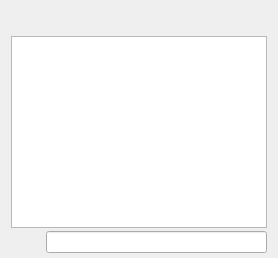
					<widget class="QWidget" name="tab_console">
						<attribute name="title">
							<string>&amp;Console</string>
						</attribute>
						<layout class="QVBoxLayout" name="verticalLayout_3">
							<property name="spacing">
								<number>3</number>
							</property>
							<property name="bottomMargin">
								<number>5</number>
							</property>
							<item>
								<layout class="QHBoxLayout" name="horizontalLayout">
									<property name="spacing">
										<number>4</number>
									</property>
									<item>
										<widget class="QPushButton" name="fontSmallerButton">
											<property name="maximumSize">
												<size>
													<width>48</width>
													<height>32</height>
												</size>
											</property>
											<property name="text">
												<string/>
											</property>
											<property name="toolTip">
												<string>Decrease font size</string>
											</property>
											<property name="icon">
												<iconset resource="../velum.qrc">
													<normaloff>:/icons/fontsmaller</normaloff>:/icons/fontsmaller
												</iconset>
											</property>
											<property name="iconSize">
												<size>
													<width>48</width>
													<height>32</height>
												</size>
											</property>
											<property name="autoDefault">
												<bool>false</bool>
											</property>
											<property name="flat">
												<bool>true</bool>
											</property>
										</widget>
									</item>
									<item>
										<widget class="QPushButton" name="fontBiggerButton">
											<property name="maximumSize">
												<size>
													<width>48</width>
													<height>32</height>
												</size>
											</property>
											<property name="toolTip">
												<string>Increase font size</string>
											</property>
											<property name="text">
												<string/>
											</property>
											<property name="icon">
												<iconset resource="../velum.qrc">
													<normaloff>:/icons/fontbigger</normaloff>:/icons/fontbigger
												</iconset>
											</property>
											<property name="iconSize">
												<size>
													<width>48</width>
													<height>32</height>
												</size>
											</property>
											<property name="autoDefault">
												<bool>false</bool>
											</property>
											<property name="flat">
												<bool>true</bool>
											</property>
										</widget>
									</item>
									<item>
										<spacer name="horizontalSpacer">
											<property name="orientation">
												<enum>Qt::Horizontal</enum>
											</property>
											<property name="sizeHint" stdset="0">
												<size>
													<width>40</width>
													<height>20</height>
												</size>
											</property>
										</spacer>
									</item>
									<item>
										<widget class="QPushButton" name="clearButton">
											<property name="maximumSize">
												<size>
													<width>32</width>
													<height>32</height>
												</size>
											</property>
											<property name="toolTip">
												<string>Clear console</string>
											</property>
											<property name="layoutDirection">
												<enum>Qt::LeftToRight</enum>
											</property>
											<property name="text">
												<string/>
											</property>
											<property name="icon">
												<iconset resource="../velum.qrc">
													<normaloff>:/icons/remove</normaloff>:/icons/remove
												</iconset>
											</property>
											<property name="shortcut">
												<string notr="true">Ctrl+L</string>
											</property>
											<property name="autoDefault">
												<bool>false</bool>
											</property>
											<property name="flat">
												<bool>true</bool>
											</property>
                                            <property name="iconSize">
												<size>
													<width>32</width>
													<height>32</height>
												</size>
											</property>
										</widget>
									</item>
								</layout>
							</item>
							<item>
								<widget class="QTextEdit" name="messagesWidget">
									<property name="minimumSize">
										<size>
											<width>0</width>
											<height>100</height>
										</size>
									</property>
									<property name="readOnly">
										<bool>true</bool>
									</property>
									<property name="tabKeyNavigation" stdset="0">
										<bool>false</bool>
									</property>
									<property name="columnCount" stdset="0">
										<number>2</number>
									</property>
								</widget>
							</item>
							<item>
								<layout class="QHBoxLayout" name="horizontalLayoutPrompt">
									<property name="spacing">
										<number>3</number>
									</property>
									<item>
										<widget class="QPushButton" name="promptIcon">
											<property name="maximumSize">
												<size>
													<width>32</width>
													<height>32</height>
												</size>
											</property>
											<property name="text">
												<string/>
											</property>
											<property name="autoDefault">
												<bool>false</bool>
											</property>
											<property name="flat">
												<bool>true</bool>
											</property>
										</widget>
									</item>
									<item>
										<widget class="QLineEdit" name="lineEdit">
											<property name="placeholderText">
												<string/>
											</property>
										</widget>
									</item>
								</layout>
							</item>
						</layout>
					</widget>
